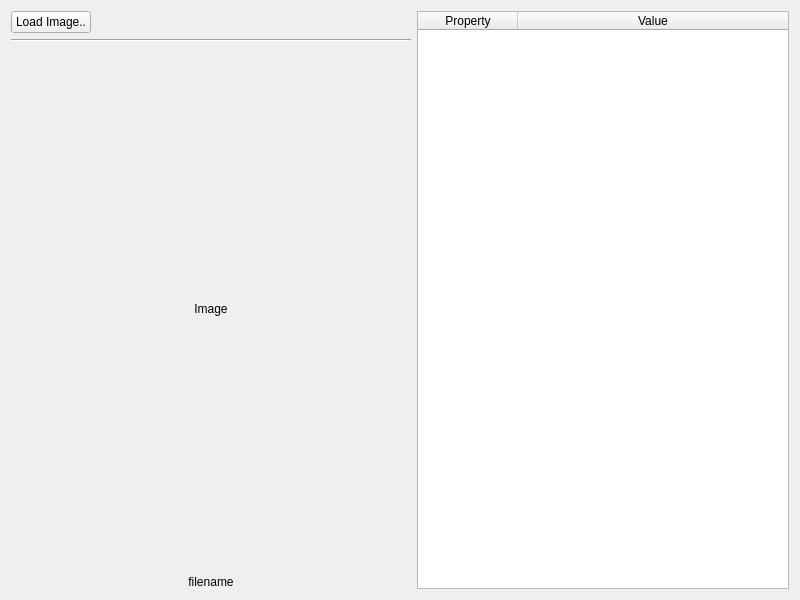
<?xml version="1.0" encoding="UTF-8"?>
<ui version="4.0">
 <class>Tab</class>
 <widget class="QWidget" name="Tab">
  <property name="geometry">
   <rect>
    <x>0</x>
    <y>0</y>
    <width>800</width>
    <height>600</height>
   </rect>
  </property>
  <property name="windowTitle">
   <string>Form</string>
  </property>
  <layout class="QHBoxLayout" name="horizontalLayout_2">
   <item>
    <layout class="QVBoxLayout" name="vLayout">
     <item>
      <layout class="QHBoxLayout" name="hLayout">
       <item>
        <widget class="QPushButton" name="btn_loadImage">
         <property name="text">
          <string>Load Image..</string>
         </property>
        </widget>
       </item>
       <item>
        <spacer name="hSpacer">
         <property name="orientation">
          <enum>Qt::Horizontal</enum>
         </property>
         <property name="sizeHint" stdset="0">
          <size>
           <width>40</width>
           <height>20</height>
          </size>
         </property>
        </spacer>
       </item>
      </layout>
     </item>
     <item>
      <widget class="Line" name="line">
       <property name="orientation">
        <enum>Qt::Horizontal</enum>
       </property>
      </widget>
     </item>
     <item>
      <widget class="ImageLabel" name="lb_image">
       <property name="sizePolicy">
        <sizepolicy hsizetype="Expanding" vsizetype="Expanding">
         <horstretch>0</horstretch>
         <verstretch>0</verstretch>
        </sizepolicy>
       </property>
       <property name="minimumSize">
        <size>
         <width>400</width>
         <height>400</height>
        </size>
       </property>
       <property name="text">
        <string>Image</string>
       </property>
       <property name="alignment">
        <set>Qt::AlignCenter</set>
       </property>
      </widget>
     </item>
     <item>
      <widget class="QLabel" name="lb_filename">
       <property name="text">
        <string>filename</string>
       </property>
       <property name="alignment">
        <set>Qt::AlignCenter</set>
       </property>
      </widget>
     </item>
    </layout>
   </item>
   <item>
    <widget class="QTableWidget" name="tv_exifTable">
     <property name="editTriggers">
      <set>QAbstractItemView::NoEditTriggers</set>
     </property>
     <attribute name="horizontalHeaderStretchLastSection">
      <bool>true</bool>
     </attribute>
     <attribute name="verticalHeaderVisible">
      <bool>false</bool>
     </attribute>
     <column>
      <property name="text">
       <string>Property</string>
      </property>
     </column>
     <column>
      <property name="text">
       <string>Value</string>
      </property>
     </column>
    </widget>
   </item>
  </layout>
 </widget>
 <customwidgets>
  <customwidget>
   <class>ImageLabel</class>
   <extends>QLabel</extends>
   <header>widgets/ImageLabel.h</header>
  </customwidget>
 </customwidgets>
 <resources/>
 <connections/>
</ui>
